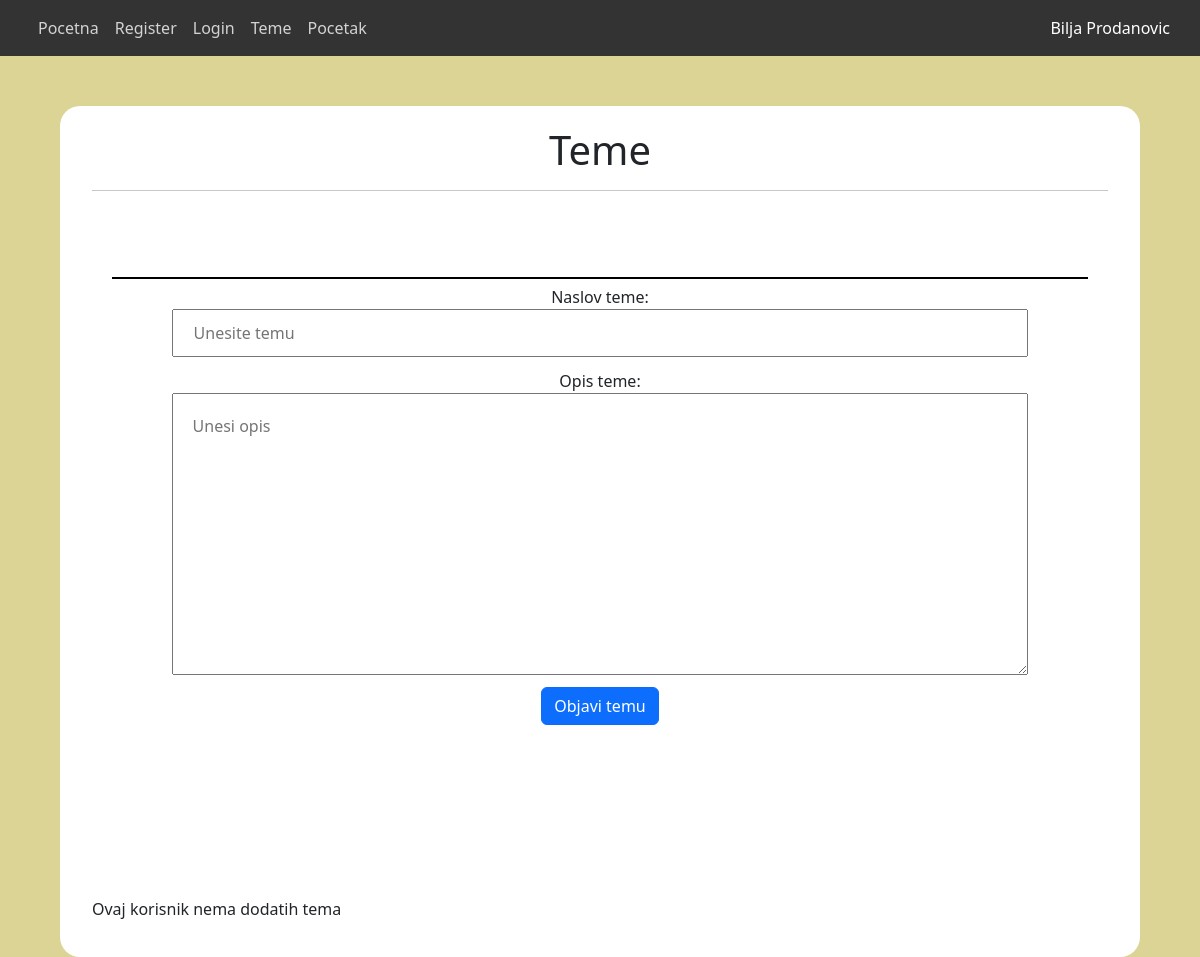
Before: /zadaci/forum/php/tema.php (signed in) with the older database file.
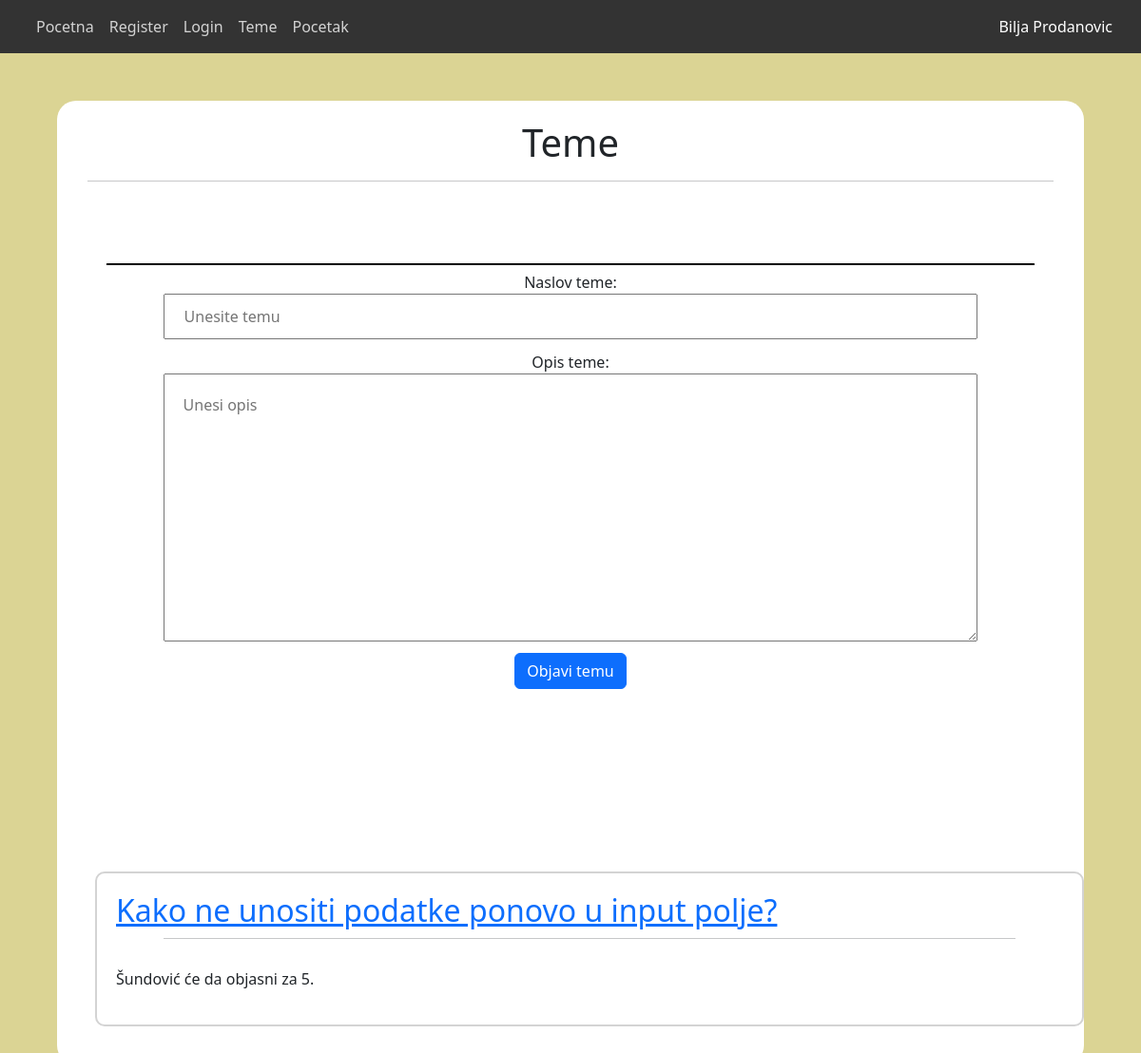
After: the same page with the newer database file.
### tables this page shows
CREATE TABLE `teme` (
  `id` int(11) NOT NULL,
  `naziv_teme` varchar(50) NOT NULL,
  `opis_teme` text NOT NULL,
  `datum_kreiranja` varchar(50) NOT NULL,
  `email` varchar(50) NOT NULL
);

### zadaci/forum/php/tema.php (the view, shortened to what this page needs)
<!DOCTYPE html>
<?php
if (empty($_SESSION['ime'])) {
    $stanje = $email = $psw = $ime = $prezime = $_SESSION['ime'] = $_SESSION['prezime'] = $_SESSION['mejl'] = $_SESSION['sifra'] = "";
} else {
    $stanje = $email = $psw = $ime = $prezime = "";
}
?>
<html lang="en">
<head>
    <link rel="stylesheet" href="https://unpkg.com/aos@next/dist/aos.css" />
    <link href="https://cdn.jsdelivr.net/npm/bootstrap@5.2.2/dist/css/bootstrap.min.css" rel="stylesheet">
    <link rel="stylesheet" href="../layout/style.css">
</head>
<body>
    <header>
        <div class="container">
            <div class="row">
                <nav class="navbar navbar-expand-lg">
                    <div class="col-md-6">
                        <ul class="navbar-nav me-auto mb-2 mb-lg-0 ">
                            <li class="nav-item">
                                <a class="nav-link" href="../index.php">Pocetna</a>
                            </li>
                            <li class="nav-item">
                                <a class="nav-link" href="./register.php">Register</a>
                            </li>
                            <li class="nav-item">
                                <a class="nav-link" href="./login.php">Login</a>
                            </li>
                            <li class="nav-item">
                                <a class="nav-link" href="./tema.php">Teme</a>
                            </li>
                            <li class="nav-item">
                                <a class="nav-link" href="../../../index.php">Pocetak</a>
                            </li>
                        </ul>
                    </div>
                    <div class="col-md-6">
                        <a style="color: #fff" href="./logout.php"><?php echo $_SESSION['ime'] . " " . $_SESSION['prezime']; ?></a>
                    </div>
                </nav>
            </div>
        </div>
    </header>
    <section id="tema" data-aos="fade-up">
        <div class="container">
            <h1>Teme</h1>
            <hr>
            <div class="row">
                <?php
                if (!empty($_SESSION['ime']) || $_SESSION['ime'] != "") {
                    echo '<section id="forma" data-aos="fade-up">
                    <div class="container">
                        <form action="' . htmlspecialchars($_SERVER["PHP_SELF"]) . '" method="POST">
                            <div class="form-control">
                                <label for="email">Naslov teme:</label><br>
                                <input type="text" placeholder="Unesite temu" name="naziv_teme"><br>
                            </div>
                            <div class="form-control">
                                <label for="email">Opis teme:</label><br>
                                <textarea name="opis_teme" id="opis_teme" cols="30" rows="10" style="width: 90%; padding: 20px;" placeholder="Unesi opis"></textarea><br>
                            </div>
                            <button type="submit" class="btn btn-primary">Objavi temu</button>
                            ' . $stanje . '
                        </form>
                    </div>
                </section>';
                } else {
                    echo '<p>Morate se <a href="./login.php">ulogovati</a> da bi dodali temu!</p>';
                }
                ?>
            </div>
            <div class="row" id="teme">
                <?php
                if (!empty($_SESSION['ime']) || $_SESSION['ime'] != "") {
                    require './konekcija.php';
                    $mejl = $_SESSION['mejl'];
                    $sql = "SELECT * FROM teme WHERE email = '$mejl'";
                    $res = mysqli_query($conn, $sql);
                    if (mysqli_num_rows($res) > 0) {
                        while ($row = mysqli_fetch_assoc($res)) {
                            echo '<div style="border: 2px solid #d3d3d3; border-radius: 10px; margin: 20px; padding: 20px;">';
                            echo  '<a href="#"><h2>' . $row['naziv_teme'] . '</h2></a>';
                            echo '<hr style="width: 90%; margin: 10px auto 30px auto;">';
                            echo   '<p> ' . $row['opis_teme'] . ' </p>';
                            echo    '</div>';
                        }
                    } else {
                        echo '<p>Ovaj korisnik nema dodatih tema</p>';
                    }
                }
                ?>
            </div>
        </div>
    </section>
</body>
</html>

Changed rows visible on the page:
now on this page (row edited): teme: naziv_teme "Kako ne unositi podatke ponovo u input polje?", opis_teme "Šundović će da objasni za 5."
Other visible differences:
text no longer shown: "Ovaj korisnik nema dodatih tema"
